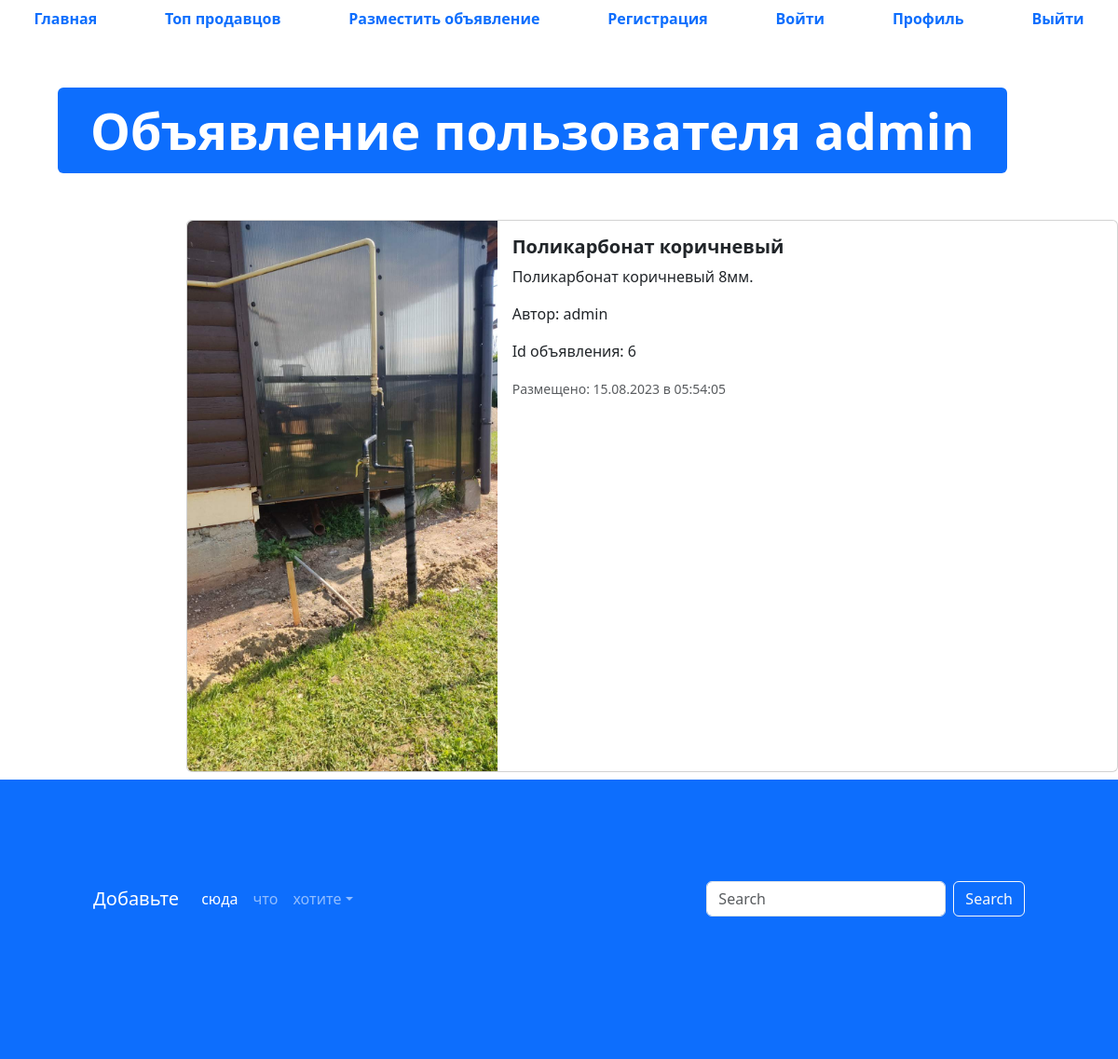
Page /advertisement/?id=6 on the committed database.
### app_advertisements/models.py (models this page shows, shortened)
class Advertisements(models.Model):
    title = models.CharField("Заголовок", max_length=128)
    description = models.TextField("Описание")
    price = models.DecimalField("Цена", max_digits=17, decimal_places=2)
    auction = models.BooleanField("Торг", help_text="Отметьте, если торг уместен")
    created_at = models.DateTimeField(auto_now_add=True)
    update_at = models.DateTimeField(auto_now=True)
    test_column = models.CharField("test", max_length=100, default='')
    user = models.ForeignKey(User, verbose_name='пользователь', on_delete=models.CASCADE)
    image = models.ImageField('Изображение', upload_to='advertisements/')
    class Meta:
        db_table = "advertisements"
    @admin.display(description='Дата создания')
    def created_date(self):
        from django.utils import timezone
        from django.utils.html import format_html
        if self.created_at.date() == timezone.now().date():
            created_time = self.created_at.time().strftime('%H:%M:%S')
            return format_html(
                '<span style="color: green; font-weight: bold">'
                'Сегодня в {}</span>', created_time
            )
        return self.created_at.strftime('%d.%m.%Y в %H:%M:%S')

### app_advertisements/views.py (the view)
# urls.py: path('advertisement/', advertisement, name='advertisement'),
def advertisement(request):
    id = int(request.GET.get("id"))
    print(f'id from url {id}')
    for adv in Advertisements.objects.all():
        if adv.id == id:
            break
    context = {'adv': adv, 'id_adv': id}
    return render(request, 'advertisement.html', context)

### templates/advertisement.html (shortened to what this page needs)
{%  extends 'base.html' %}
{% load static %}
{% block content %}
  <ul class="nav nav-pills sticky-top bg-white nav-fill">
    <li class="nav-item">
      <a class="nav-link" href="{% url 'main-page' %}">
        <span style="font-weight: bold;">Главная</span>
      </a>
    </li>
    <li class="nav-item">
      <a class="nav-link" href="{% url 'top-sellers' %}"><span style="font-weight: bold;">Топ продавцов</span>
      </a>
    </li>
    <li class="nav-item">
      <a class="nav-link" href="{% url 'advertisement-post' %}">
        <span style="font-weight: bold;">Разместить объявление</span>
      </a>
    </li>
    <li class="nav-item">
      <a class="nav-link" href="{% url 'register' %}">
        <span style="font-weight: bold;">Регистрация</span>
      </a>
    </li>
    <li class="nav-item">
      <a class="nav-link" href="{% url 'login' %}">
        <span style="font-weight: bold;">Войти</span>
      </a>
    </li>
    <li class="nav-item">
      <a class="nav-link" href="{% url 'profile' %}">
        <span style="font-weight: bold;">Профиль</span>
      </a>
    </li>
    <li class="nav-item">
      <a class="nav-link" href="#">
        <span style="font-weight: bold;">Выйти</span>
      </a>
    </li>
  </ul>
  <div class="container" style="margin: 50px;">
    <div class="display-2">
      <span class="badge bg-primary">Объявление пользователя {{ adv.user }}</span>
    </div>
  </div>
  <div class="col offset-2">
    <div class="card mb-2" style="max-width: 1200px; margin-top: 20px;">
      <div class="row g-0">
        <div class="col-md-4">
          <a href="#" class="nav-link">
            <img src="{% if adv.image %} {{ adv.image.url }} {% else %} {% static 'img/adv.png' %} {% endif %}" class="img-fluid rounded-start" alt="Card title">
          </a>
        </div>
        <div class="col">
          <div class="card-body">
            <h5 class="card-title">
              <a href="#" class="nav-link"><strong>{{ adv.title }}</strong></a>
            </h5>
            <p class="card-text">
              {{ adv.description }}
            </p>
            <p>
              <span>Автор: {{ adv.user }}</span>
            </p>
            <p>
              <span>Id объявления: {{ id_adv }}</span>
            </p>
            <p class="card-text"><small class="text-muted">Размещено: {{ adv.created_date }}</small></p>
          </div>
        </div>
      </div>
    </div>
  </div>
  <footer style="padding: 100px; min-height: 300px;" class="bg-primary">
    <nav class="navbar navbar-expand-sm navbar-dark">
      <a class="navbar-brand" href="#">Добавьте</a>
      <div class="collapse navbar-collapse" id="collapsibleNavId">
        <ul class="navbar-nav me-auto mt-2 mt-lg-0">
          <li class="nav-item">
            <a class="nav-link active" href="#" aria-current="page">сюда</a>
          </li>
          <li class="nav-item">
            <a class="nav-link" href="#">что</a>
          </li>
          <li class="nav-item dropdown">
            <a class="nav-link dropdown-toggle" href="#" id="dropdownId" data-bs-toggle="dropdown" aria-haspopup="true"
              aria-expanded="false">хотите</a>
          </li>
        </ul>
        <form class="d-flex my-2 my-lg-0">
          <input class="form-control me-sm-2" type="text" placeholder="Search">
          <button class="btn btn-outline-light my-2 my-sm-0" type="submit">Search</button>
        </form>
      </div>
    </nav>
  </footer>
{% endblock %}

### rows in the picture
Advertisements: user "admin", image (picture), title "Поликарбонат коричневый", description "Поликарбонат коричневый 8мм.", created_date "15.08.2023 в 05:54:05"

### other values in the picture
{{ id_adv }} "6"
